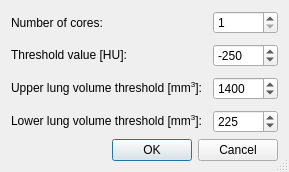
<?xml version="1.0" encoding="UTF-8"?>
<ui version="4.0">
 <class>Seg_Menu</class>
 <widget class="QDialog" name="Seg_Menu">
  <property name="geometry">
   <rect>
    <x>0</x>
    <y>0</y>
    <width>217</width>
    <height>150</height>
   </rect>
  </property>
  <property name="windowTitle">
   <string>Segment</string>
  </property>
  <property name="sizeGripEnabled">
   <bool>true</bool>
  </property>
  <property name="modal">
   <bool>true</bool>
  </property>
  <layout class="QVBoxLayout" name="verticalLayout">
   <item>
    <layout class="QGridLayout" name="gridLayout_2">
     <property name="sizeConstraint">
      <enum>QLayout::SetDefaultConstraint</enum>
     </property>
     <property name="spacing">
      <number>10</number>
     </property>
     <item row="0" column="2">
      <widget class="QSpinBox" name="cores">
       <property name="sizePolicy">
        <sizepolicy hsizetype="MinimumExpanding" vsizetype="Fixed">
         <horstretch>0</horstretch>
         <verstretch>0</verstretch>
        </sizepolicy>
       </property>
       <property name="alignment">
        <set>Qt::AlignLeading|Qt::AlignLeft|Qt::AlignVCenter</set>
       </property>
       <property name="minimum">
        <number>1</number>
       </property>
      </widget>
     </item>
     <item row="4" column="2">
      <widget class="QSpinBox" name="lower_volume_threshold">
       <property name="sizePolicy">
        <sizepolicy hsizetype="MinimumExpanding" vsizetype="Fixed">
         <horstretch>0</horstretch>
         <verstretch>0</verstretch>
        </sizepolicy>
       </property>
       <property name="minimum">
        <number>0</number>
       </property>
       <property name="maximum">
        <number>10000</number>
       </property>
       <property name="value">
        <number>225</number>
       </property>
      </widget>
     </item>
     <item row="3" column="2">
      <widget class="QSpinBox" name="upper_volume_threshold">
       <property name="sizePolicy">
        <sizepolicy hsizetype="MinimumExpanding" vsizetype="Fixed">
         <horstretch>0</horstretch>
         <verstretch>0</verstretch>
        </sizepolicy>
       </property>
       <property name="minimum">
        <number>0</number>
       </property>
       <property name="maximum">
        <number>10000</number>
       </property>
       <property name="value">
        <number>1400</number>
       </property>
      </widget>
     </item>
     <item row="4" column="0">
      <widget class="QLabel" name="label_9">
       <property name="sizePolicy">
        <sizepolicy hsizetype="MinimumExpanding" vsizetype="Preferred">
         <horstretch>0</horstretch>
         <verstretch>0</verstretch>
        </sizepolicy>
       </property>
       <property name="toolTip">
        <string>&lt;html&gt;&lt;head/&gt;&lt;body&gt;&lt;p&gt;This is the smallest volume our algoithm will consider to feasibly be a lung.&lt;/p&gt;&lt;p&gt;The lower limit is more sensitive to changes compared to the upper limit.&lt;/p&gt;&lt;p&gt;Choosing this value too small may result in non-lung/random segmentations.&lt;/p&gt;&lt;/body&gt;&lt;/html&gt;</string>
       </property>
       <property name="text">
        <string>&lt;html&gt;&lt;head/&gt;&lt;body&gt;&lt;p&gt;Lower lung volume threshold [mm&lt;span style=&quot; vertical-align:super;&quot;&gt;3&lt;/span&gt;]:&lt;/p&gt;&lt;/body&gt;&lt;/html&gt;</string>
       </property>
       <property name="buddy">
        <cstring>lower_volume_threshold</cstring>
       </property>
      </widget>
     </item>
     <item row="2" column="0">
      <widget class="QLabel" name="label_8">
       <property name="sizePolicy">
        <sizepolicy hsizetype="MinimumExpanding" vsizetype="Preferred">
         <horstretch>0</horstretch>
         <verstretch>0</verstretch>
        </sizepolicy>
       </property>
       <property name="toolTip">
        <string>&lt;html&gt;&lt;head/&gt;&lt;body&gt;&lt;p&gt;The brightness threshold used in the segmentation.&lt;/p&gt;&lt;p&gt;We recommend this value be between -200 and -500.&lt;/p&gt;&lt;/body&gt;&lt;/html&gt;</string>
       </property>
       <property name="text">
        <string>&lt;html&gt;&lt;head/&gt;&lt;body&gt;&lt;p&gt;Threshold value [HU]:&lt;/p&gt;&lt;/body&gt;&lt;/html&gt;</string>
       </property>
       <property name="buddy">
        <cstring>threshold</cstring>
       </property>
      </widget>
     </item>
     <item row="2" column="2">
      <widget class="QSpinBox" name="threshold">
       <property name="sizePolicy">
        <sizepolicy hsizetype="MinimumExpanding" vsizetype="Fixed">
         <horstretch>0</horstretch>
         <verstretch>0</verstretch>
        </sizepolicy>
       </property>
       <property name="minimum">
        <number>-10000</number>
       </property>
       <property name="maximum">
        <number>10000</number>
       </property>
       <property name="value">
        <number>-250</number>
       </property>
      </widget>
     </item>
     <item row="3" column="0">
      <widget class="QLabel" name="label_10">
       <property name="sizePolicy">
        <sizepolicy hsizetype="MinimumExpanding" vsizetype="Preferred">
         <horstretch>0</horstretch>
         <verstretch>0</verstretch>
        </sizepolicy>
       </property>
       <property name="toolTip">
        <string>&lt;html&gt;&lt;head/&gt;&lt;body&gt;&lt;p&gt;This is the biggest volume our algoithm will consider to feasibly be a lung.&lt;/p&gt;&lt;p&gt;The upper limit is less sensitive to changes compared to the lower limit.&lt;/p&gt;&lt;p&gt;Choosing this value too big may result in the background being segmented.&lt;/p&gt;&lt;/body&gt;&lt;/html&gt;</string>
       </property>
       <property name="text">
        <string>&lt;html&gt;&lt;head/&gt;&lt;body&gt;&lt;p&gt;Upper lung volume threshold [mm&lt;span style=&quot; vertical-align:super;&quot;&gt;3&lt;/span&gt;]:&lt;/p&gt;&lt;/body&gt;&lt;/html&gt;</string>
       </property>
       <property name="buddy">
        <cstring>upper_volume_threshold</cstring>
       </property>
      </widget>
     </item>
     <item row="0" column="0">
      <widget class="QLabel" name="label_7">
       <property name="enabled">
        <bool>true</bool>
       </property>
       <property name="sizePolicy">
        <sizepolicy hsizetype="MinimumExpanding" vsizetype="Preferred">
         <horstretch>0</horstretch>
         <verstretch>0</verstretch>
        </sizepolicy>
       </property>
       <property name="toolTip">
        <string>&lt;html&gt;&lt;head/&gt;&lt;body&gt;&lt;p&gt;Select the number of threads you want to run the segmentation on.&lt;/p&gt;&lt;/body&gt;&lt;/html&gt;</string>
       </property>
       <property name="text">
        <string>Number of cores:</string>
       </property>
       <property name="buddy">
        <cstring>cores</cstring>
       </property>
      </widget>
     </item>
    </layout>
   </item>
   <item>
    <widget class="QDialogButtonBox" name="buttonBox">
     <property name="sizePolicy">
      <sizepolicy hsizetype="MinimumExpanding" vsizetype="Fixed">
       <horstretch>0</horstretch>
       <verstretch>0</verstretch>
      </sizepolicy>
     </property>
     <property name="orientation">
      <enum>Qt::Horizontal</enum>
     </property>
     <property name="standardButtons">
      <set>QDialogButtonBox::Cancel|QDialogButtonBox::Ok</set>
     </property>
     <property name="centerButtons">
      <bool>false</bool>
     </property>
    </widget>
   </item>
  </layout>
 </widget>
 <tabstops>
  <tabstop>cores</tabstop>
  <tabstop>threshold</tabstop>
  <tabstop>upper_volume_threshold</tabstop>
  <tabstop>lower_volume_threshold</tabstop>
 </tabstops>
 <resources/>
 <connections>
  <connection>
   <sender>buttonBox</sender>
   <signal>accepted()</signal>
   <receiver>Seg_Menu</receiver>
   <slot>segment()</slot>
   <hints>
    <hint type="sourcelabel">
     <x>169</x>
     <y>140</y>
    </hint>
    <hint type="destinationlabel">
     <x>157</x>
     <y>149</y>
    </hint>
   </hints>
  </connection>
  <connection>
   <sender>buttonBox</sender>
   <signal>rejected()</signal>
   <receiver>Seg_Menu</receiver>
   <slot>reject()</slot>
   <hints>
    <hint type="sourcelabel">
     <x>169</x>
     <y>143</y>
    </hint>
    <hint type="destinationlabel">
     <x>175</x>
     <y>149</y>
    </hint>
   </hints>
  </connection>
 </connections>
 <slots>
  <slot>segment()</slot>
 </slots>
</ui>
